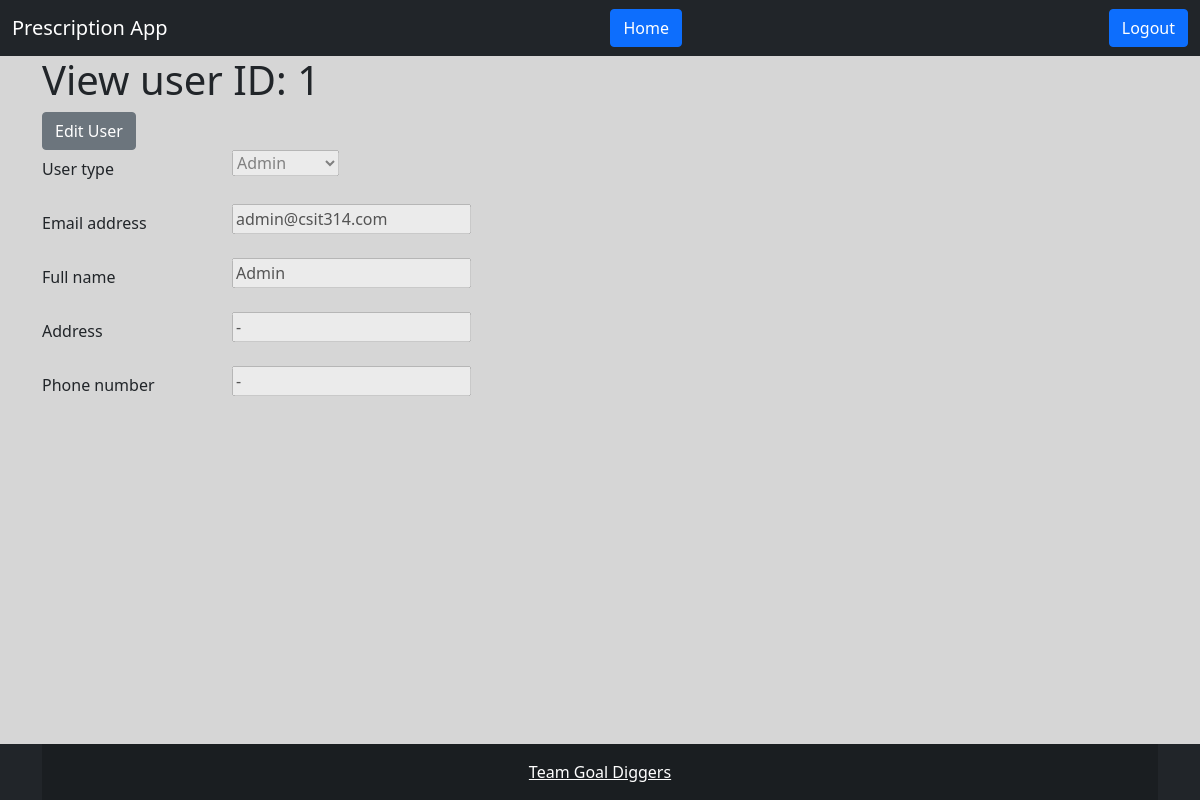
The app's page /user/view/1/ (signed in) with its own data.
### Accounts/models.py (models this page shows, shortened)
class CustomUser(AbstractBaseUser, PermissionsMixin):
    email = models.EmailField("email address", unique=True)
    is_staff = models.BooleanField(default=False)
    is_active = models.BooleanField(default=True)
    user_type = models.CharField(max_length=20, choices=USER_TYPES, default='patient')
    full_name = models.CharField(max_length=200)
    phone_number = models.CharField(max_length=10, unique=True)
    address = models.CharField(max_length=200)
    USERNAME_FIELD = "email"
    REQUIRED_FIELDS = []
    objects = CustomUserManager()
    class Meta:
        verbose_name = 'User'
        verbose_name_plural = 'Users'

### PrescriptionApp/views.py (the view)
# urls.py: path('user/view/<int:pk>/', views.ViewUser.as_view(), name='view_user'),
class ViewUser(LoginRequiredMixin, UpdateView):
	login_url = '/login/'
	template_name = 'admin/view_user.html'
	model = CustomUser
	form_class = ViewUserForm
	success_url = '/'
	def get(self, request, *args, **kwargs):
		if request.user.is_authenticated:
			if request.user.user_type != 'admin':
				print('view page: user is not admin')
				return redirect('home')
		return super().get(request, *args, **kwargs)

### PrescriptionApp/forms.py
class ViewUserForm(UserChangeForm):
    class Meta:
        model = CustomUser
        fields = ["user_type", "email", "full_name", "phone_number", "address", ]
    user_type = forms.ChoiceField(choices=USER_TYPES, disabled=True)
    email = forms.EmailField(label="Email address", disabled=True)
    full_name = forms.CharField(disabled=True)
    phone_number = forms.CharField(disabled=True)
    address = forms.CharField(disabled=True)

### templates/admin/view_user.html (shortened to what this page needs)
{% extends 'non_home.html' %}
{% block content %}
	<div class="container">
		<h1>View user ID: {{ object.pk }}</h1>
		<form method="post">
      <a href="{% url 'edit_user' pk=object.pk %}" class="btn btn-secondary">Edit User</a>
			<div class="row mb-3">
				<label for="user_type" class="col-sm-2 col-form-label">{{ form.user_type.label }}</label>
				<div class="col-sm-10">
					{{ form.user_type }}
				</div>
			</div>
			<div class="row mb-3">
				<label for="email" class="col-sm-2 col-form-label">{{ form.email.label }}</label>
				<div class="col-sm-10">
					{{ form.email }}
				</div>
			</div>
			<div class="row mb-3">
				<label for="full_name" class="col-sm-2 col-form-label">{{ form.full_name.label }}</label>
				<div class="col-sm-10">
					{{ form.full_name }}
				</div>
			</div>
			<div class="row mb-3">
				<label for="address" class="col-sm-2 col-form-label">{{ form.address.label }}</label>
				<div class="col-sm-10">
					{{ form.address }}
				</div>
			</div>
			<div class="row mb-3">
				<label for="phone_number" class="col-sm-2 col-form-label">{{ form.phone_number.label }}</label>
				<div class="col-sm-10">
					{{ form.phone_number }}
				</div>
			</div>
		</form>
	</div>
{% endblock %}

### records on screen
CustomUser: pk "1", user_type "Admin", email "admin@csit314.com", full_name "Admin", address "-", phone_number "-"
